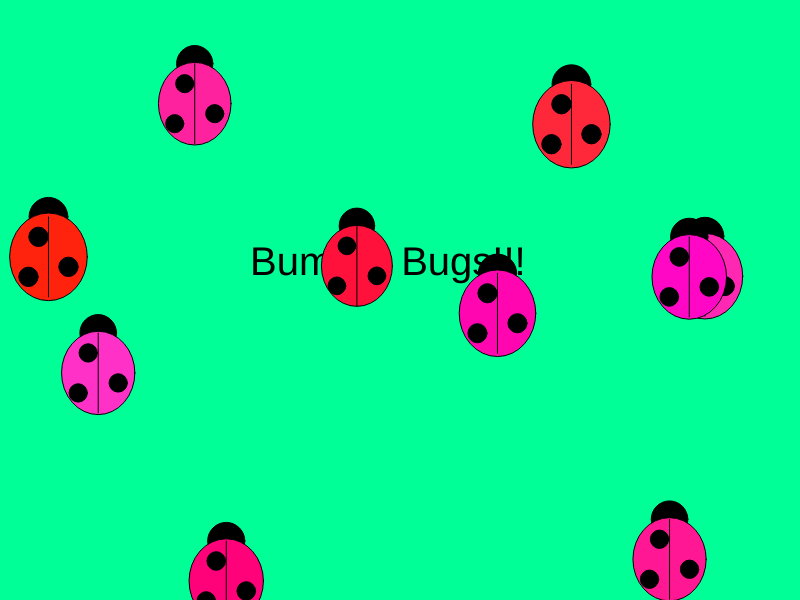
Frame 1 (no input)
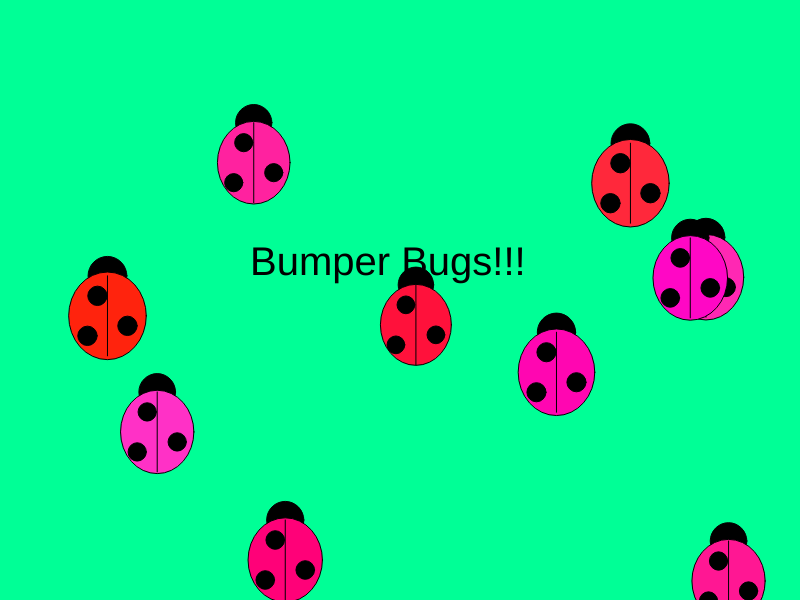
Frame 60 (no input)
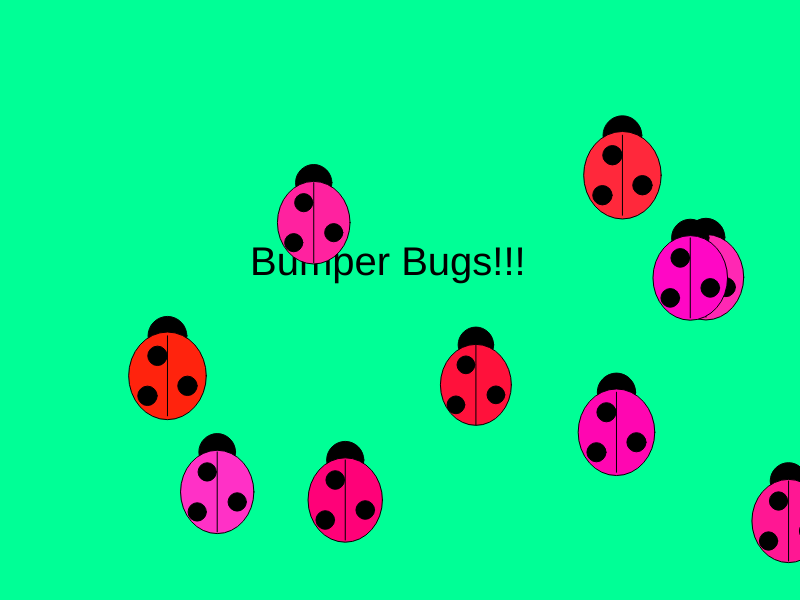
Frame 120 (the mouse pressed at the canvas centre since frame 60)

The p5.js sketch that drew these frames (run headless with seeded random() and noise() and a simulated clock; from frame 60 on, the mouse is pressed at the canvas centre):

// p5.js sketch
// ── sketch.js


var bugs = [];
var num = 10;


function setup() {
    createCanvas(800, 600);

    for (var i = 0; i < num; i++) {
        bugs.push( new Bug(
            random(width),
            random(height),
            random(70, 80),
            randColor()
        ));
    }
}

function draw() {

  background(0, 255, 150);
  fill(0);
  textSize(40);
    text("Bumper Bugs!!!", 250, 275);


    for (var i = 0; i < bugs.length; i++) {
        bugs[i].display();
        bugs[i].move();
        bugs[i].collisionCheck(bugs, i);
    }
}
function randColor(){
    return color( floor(random(255, 255)), floor(random(0, 50)), floor(random(0, 200)) );
}

// ── class.js
function Bug(init_x, init_y, size, color){
    this.pos = { x: init_x, y: init_y };
    this.vel = { x: 1, y: 1 };
    this.size = size;
    this.rad = this.size * 0.5;
    this.color = color;
}

Bug.prototype.display = function () {
    push();

    fill(this.color);

    translate( this.pos.x, this.pos.y );
    push();
    push();
//head
    fill(0);
    ellipse (0, -40 ,this.size * 0.5, this. size * 0.5);
    pop();
    ellipse(0, 0, this.size, this.size + 10);
//dots
    push();
    fill(0);
    ellipse(-20, 20, this.size * 0.25, this.size * 0.25);
    ellipse(20, 10, this.size * 0.25, this.size * 0.25);
    ellipse(-10, -20, this.size * 0.25, this.size * 0.25);
    pop();
    line (0, -40, 0, 40);
    pop();

    pop();
};

Bug.prototype.move = function(){


    this.pos.x += this.vel.x;
    this.pos.y += this.vel.y;

    // edge check?
    if (this.pos.x >= width) {
        this.pos.x = width - this.vel.x;
        this.vel.x *= -1;
    } else if (this.pos.x <= 0) {
        this.pos.x = 1 + this.vel.x;
        this.vel.x *= -1;
    }

    if (this.pos.y >= height) {
        this.pos.y = height - this.vel.y;
        this.vel.y *= -1;
    } else if (this.pos.y <= 0) {
        this.pos.y = 1 + this.vel.y;
        this.vel.y *= -1;
    }
};


Bug.prototype.collisionCheck = function(bugArr, myIdx){
    var maxDist, distance, otherBug;


    for (var i = 0; i < bugArr.length; i++) {

        var collision = false;

        otherBug = bugArr[i];

        if (i !== myIdx) {
            distance = dist(this.pos.x, this.pos.y, otherBug.pos.x, otherBug.pos.y);
            maxDist = this.rad + otherBug.rad;

            if (distance <= maxDist) {
                collision = true;
            }

            if (collision) {
                this.vel.x *= -1;
                this.vel.y *= -1;
            }

        }

    }
};
